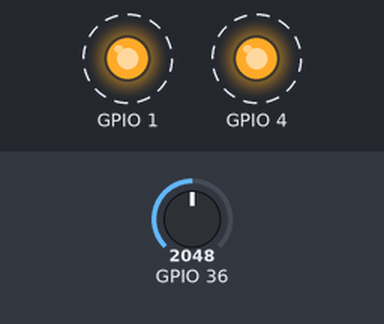
Recording of a sketch running on a simulated ESP32. On the bench: output pins drawn as LEDs (lit = HIGH). Dashed ring = blinking. Inputs (shaded band) come from the test bench; at power-on: GPIO 36 = 2048. No radio packets arrive unless stated; what the sketch prints to the serial monitor is not drawn.

Above: at 1.1 s.
1.5 s: GPIO 36 set to 325
4.5 s: GPIO 36 set to 286
At 5.8 s:
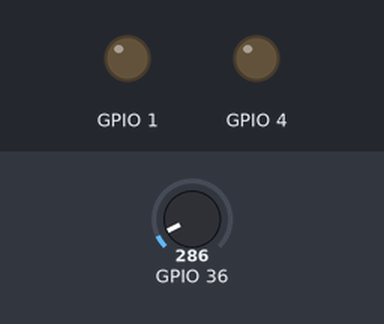
10.0 s: GPIO 36 set to 491
At 10.18 s:
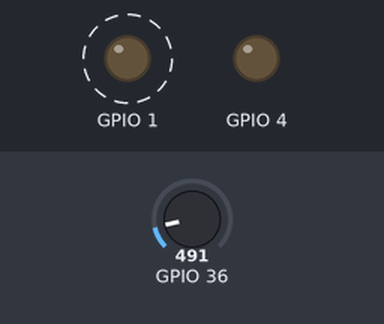
13.0 s: GPIO 36 set to 0
At 13.0 s:
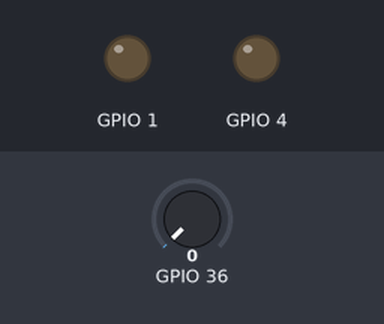
Timing chart, 0 to 15.5 s (numbered marks = the images above; inputs shaded):
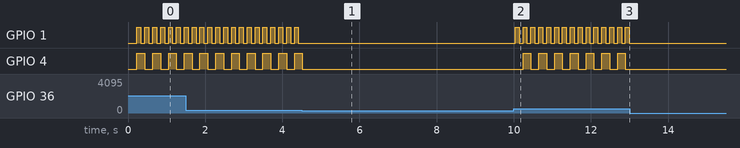

Measured:
- the behaviour switches between 300 and 299 on GPIO 36 (found by bisection; images 0 and 1)
- after the input at 4.5 s, GPIO 1: stops changing and stays LOW; GPIO 4: goes on until 4.5 s, then stays LOW
- after the input at 10.0 s, GPIO 1: alternates HIGH for 0.10 s and LOW for 0.10 s, starting at once; GPIO 4: alternates HIGH for 0.20 s and LOW for 0.20 s, starting after 0.24 s
- after the input at 13.0 s, GPIO 1, GPIO 4: stops changing and stays LOW
- by itself, GPIO 1: alternates HIGH for 0.10 s and LOW for 0.10 s
- by itself, GPIO 4: alternates HIGH for 0.20 s and LOW for 0.20 s

The sketch:

client_firmware_nrf24.ino
```cpp
/*
 * Gas Monitoring System - CLIENT FIRMWARE (NRF24L01+PA+LNA Version)
 * ESP8266 Wemos D1 mini with MQ-2 Sensor, LED, Buzzer, and NRF24L01+PA+LNA
 *
 * Device IDs: 1-4
 * Wireless communication via 2.4GHz NRF24 radio (longer range)
 */

#include <SPI.h>
#include <RF24.h>
#include "config.h"

// ============================================
// Client Configuration
// ============================================
#define DEVICE_ID 1  // Change to 1-4 for each client device

// NRF24 Configuration
RF24 radio(CE_PIN, CSN_PIN);

// NRF24 Settings
const byte address[6] = "GASMO";  // Pipe address
// Uses DATA_SEND_INTERVAL from config.h

// Payload structure
struct PayloadData {
  uint8_t deviceId;
  uint16_t gasLevel;
  uint32_t timestamp;
};

// ============================================
// Sensor and Hardware State
// ============================================
uint16_t gasLevel = 0;
bool gasDetected = false;
bool wasGasDetected = false;

// Timing variables
unsigned long lastSensorRead = 0;
unsigned long lastDataSend = 0;
unsigned long lastLedBlink = 0;
unsigned long lastBuzzerToggle = 0;

// LED and Buzzer state
bool ledState = LOW;
bool buzzerState = LOW;

// ============================================
// Setup
// ============================================
void setup() {
  Serial.begin(115200);
  delay(100);

  Serial.println("\n\n");
  Serial.print("╔════════════════════════════════╗\n");
  Serial.print("║   Gas Monitor Client (NRF24)   ║\n");
  Serial.print("╚════════════════════════════════╝\n\n");

  Serial.print("Device ID: ");
  Serial.println(DEVICE_ID);
  Serial.println();

  // Initialize pins
  pinMode(LED_PIN, OUTPUT);
  pinMode(BUZZER_PIN, OUTPUT);
  pinMode(MQ2_PIN, INPUT);

  digitalWrite(LED_PIN, LOW);
  digitalWrite(BUZZER_PIN, LOW);

  // Print configuration
  Serial.println("Configuration:");
  Serial.print("  Gas Threshold: ");
  Serial.println(GAS_THRESHOLD);
  Serial.print("  NRF24 Channel: ");
  Serial.println(NRF24_CHANNEL);
  Serial.print("  NRF24 Data Rate: ");
  Serial.print(NRF24_DATA_RATE);
  Serial.println(" kbps");
  Serial.print("  NRF24 PA Level: ");
  Serial.println(NRF24_PA_LEVEL == 3 ? "MAX" : String(NRF24_PA_LEVEL));
  Serial.println();

  // Initialize SPI and NRF24
  SPI.begin();
  delay(100);

  if (!radio.begin()) {
    Serial.println("❌ NRF24 initialization failed!");
    Serial.println("   Check wiring:");
    Serial.println("   CE  -> D4 (GPIO2)");
    Serial.println("   CSN -> D8 (GPIO15)");
    Serial.println("   MOSI -> D7 (GPIO13)");
    Serial.println("   MISO -> D6 (GPIO12)");
    Serial.println("   SCK  -> D5 (GPIO14)");
    Serial.println("   GND  -> GND");
    Serial.println("   VCC  -> 3.3V with 10µF capacitor");
    while (1) {
      digitalWrite(LED_PIN, HIGH);
      delay(100);
      digitalWrite(LED_PIN, LOW);
      delay(100);
    }
  }

  // Configure NRF24 with PA and LNA enabled
  radio.setPALevel(RF24_PA_MAX);      // Maximum power
  radio.setDataRate(RF24_250KBPS);    // Slower for better range
  radio.setChannel(NRF24_CHANNEL);    // From config.h
  radio.setRetries(15, 15);           // 15 retries, 15*250µs delay
  radio.openWritingPipe(address);
  radio.stopListening();              // Client is transmitter only
  radio.setAutoAck(true);

  Serial.print("✅ NRF24 initialized! Device ");
  Serial.print(DEVICE_ID);
  Serial.println(" ready");
  Serial.println();
  Serial.println("Setup complete!");
  Serial.println();
}

// ============================================
// Main Loop
// ============================================
void loop() {
  unsigned long now = millis();

  // Read sensor at regular intervals
  if (now - lastSensorRead >= SENSOR_READ_INTERVAL) {
    readSensor();
    lastSensorRead = now;
  }

  // Detect gas threshold
  wasGasDetected = gasDetected;
  gasDetected = (gasLevel >= GAS_THRESHOLD);

  // Handle LED blinking when gas detected
  if (gasDetected) {
    if (now - lastLedBlink >= LED_BLINK_INTERVAL) {
      ledState = !ledState;
      digitalWrite(LED_PIN, ledState ? HIGH : LOW);
      lastLedBlink = now;
    }
  } else {
    digitalWrite(LED_PIN, LOW);
  }

  // Handle buzzer when gas detected (active buzzer on D0)
  if (gasDetected) {
    if (now - lastBuzzerToggle >= BUZZER_TONE_DURATION) {
      buzzerState = !buzzerState;
      digitalWrite(BUZZER_PIN, buzzerState ? HIGH : LOW);
      lastBuzzerToggle = now;
    }
  } else {
    digitalWrite(BUZZER_PIN, LOW);
    buzzerState = LOW;
  }

  // Send data to server at regular intervals
  if (now - lastDataSend >= DATA_SEND_INTERVAL) {
    sendDataToServer();
    lastDataSend = now;
  }

  delay(10);
}

// ============================================
// Sensor Reading
// ============================================
void readSensor() {
  gasLevel = analogRead(MQ2_PIN);
}

// ============================================
// Send Data to Server via NRF24
// ============================================
void sendDataToServer() {
  PayloadData payload;
  payload.deviceId = DEVICE_ID;
  payload.gasLevel = gasLevel;
  payload.timestamp = millis();

  if (radio.write(&payload, sizeof(payload))) {
    Serial.print("📤 Device ");
    Serial.print(DEVICE_ID);
    Serial.print(" - Gas: ");
    Serial.print(gasLevel);
    if (gasDetected) {
      Serial.print("  ⚠️  GAS DETECTED!");
    }
    Serial.println();
  } else {
    Serial.print("❌ Failed to send - Device ");
    Serial.print(DEVICE_ID);
    Serial.println();
  }
}

// ============================================
// Serial Debug Commands
// ============================================
void serialEvent() {
  while (Serial.available()) {
    String cmd = Serial.readStringUntil('\n');
    cmd.trim();

    if (cmd == "status") {
      Serial.println("\n╔════════════════════════════════╗");
      Serial.println("║       DEVICE STATUS REPORT       ║");
      Serial.println("╚════════════════════════════════╝");

      Serial.print("Device ID:        ");
      Serial.println(DEVICE_ID);

      Serial.print("NRF24 Radio:      ");
      Serial.print(radio.isChipConnected() ? "✅ Connected" : "❌ Failed");
      Serial.println();

      Serial.print("Gas Level:        ");
      Serial.println(gasLevel);

      Serial.print("Gas Threshold:    ");
      Serial.println(GAS_THRESHOLD);

      Serial.print("Gas Detected:     ");
      Serial.println(gasDetected ? "⚠️  YES" : "✅ NO");

      Serial.println();
    }

    else if (cmd == "test") {
      Serial.println("📨 Sending test packet...");
      PayloadData testPayload;
      testPayload.deviceId = DEVICE_ID;
      testPayload.gasLevel = 500;  // High value to trigger alert
      testPayload.timestamp = millis();

      if (radio.write(&testPayload, sizeof(testPayload))) {
        Serial.println("✅ Test packet sent successfully!");
      } else {
        Serial.println("❌ Test packet failed!");
      }
    }

    else if (cmd == "restart") {
      Serial.println("🔄 Restarting device...");
      delay(1000);
      ESP.restart();
    }

    else if (cmd == "help") {
      Serial.println("\n📖 Available commands:");
      Serial.println("  status  - Show device status");
      Serial.println("  test    - Send test packet to server");
      Serial.println("  restart - Restart device");
      Serial.println("  help    - Show this message");
      Serial.println();
    }
  }
}
```
